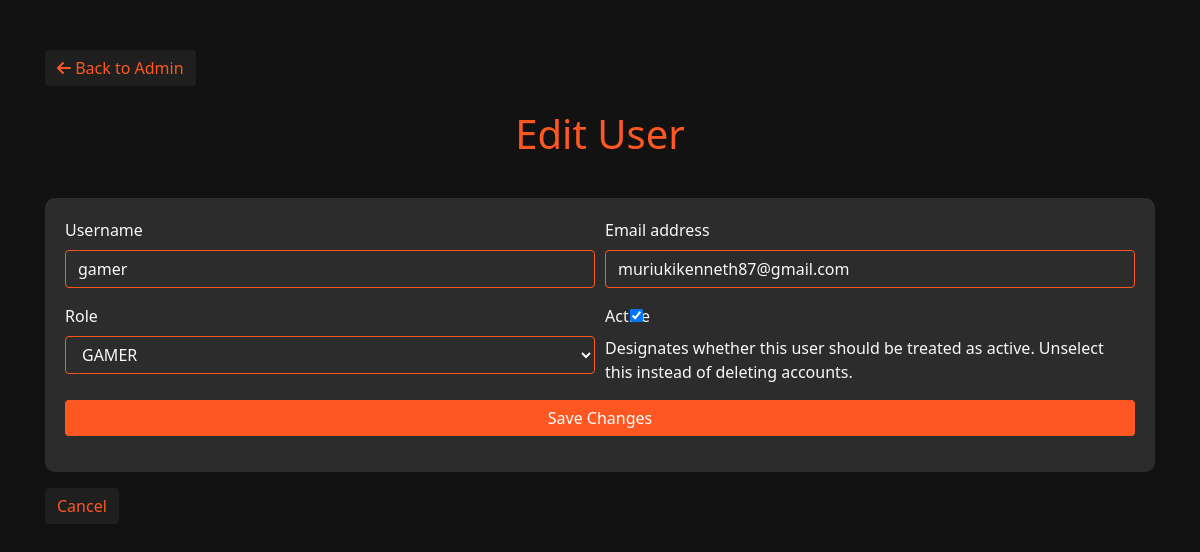
Before: /user/7/edit/ with the older database file.
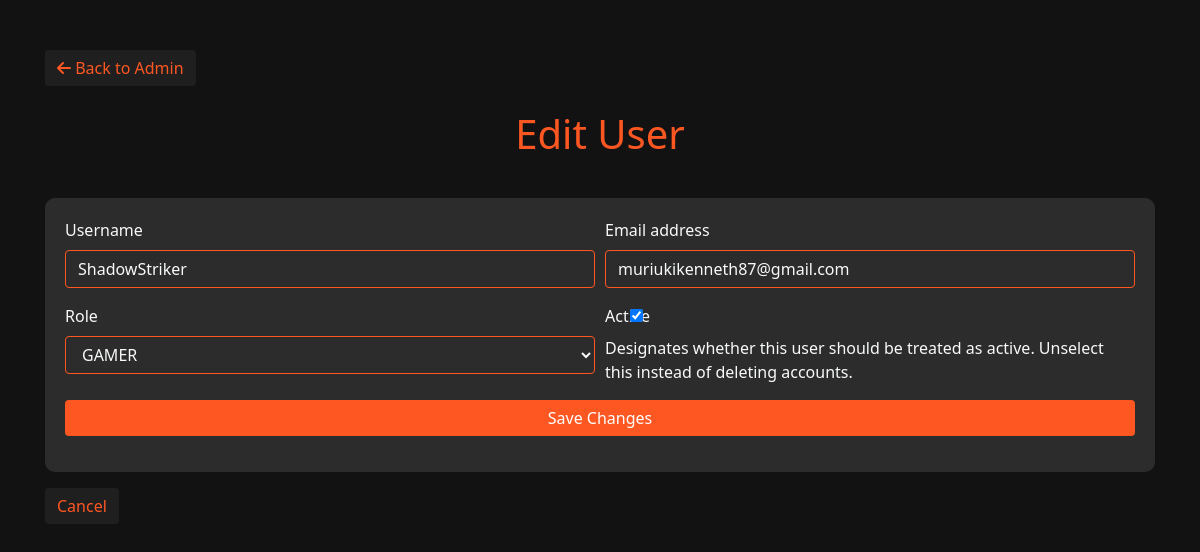
After: the same page with the newer database file.
### users/models.py (models this page shows)
class User(AbstractUser):
    ROLE_CHOICE = (
        ('GAMER', 'GAMER'),
        ('EMPLOYEE', 'EMPLOYEE'),
        ('ADMIN', 'ADMIN'),
    )
    role = models.CharField(max_length=20, choices=ROLE_CHOICE, default='GAMER')

### users/views.py (the view)
# urls.py: path('user/<int:user_id>/edit/', views.user_edit_view, name='user_edit'),
def user_edit_view(request, user_id):
    user = get_object_or_404(User, id=user_id)
    if request.method == 'POST':
        form = UserForm(request.POST, instance=user)
        if form.is_valid():
            form.save()
            return redirect('admin')
    else:
        form = UserForm(instance=user)
    return render(request, 'users/user_edit.html', {'form': form, 'user': user})

### users/forms.py
class UserForm(forms.ModelForm):
    class Meta:
        model = User
        fields = ['username', 'email', 'role', 'is_active']

### templates/users/user_edit.html (shortened to what this page needs)
<!DOCTYPE html>
<html lang="en">
<head>
    {% load widget_tweaks %}
    <link rel="stylesheet" href="https://stackpath.bootstrapcdn.com/bootstrap/4.5.2/css/bootstrap.min.css">
    <link rel="stylesheet" href="https://cdnjs.cloudflare.com/ajax/libs/font-awesome/6.0.0-beta3/css/all.min.css">
    <link rel="stylesheet" href="https://cdnjs.cloudflare.com/ajax/libs/bootstrap-datepicker/1.9.0/css/bootstrap-datepicker.min.css">
</head>
<body>
<div class="container">
    <a href="{% url 'admin' %}" class="btn btn-secondary mb-4">
        <i class="fas fa-arrow-left"></i> Back to Admin
    </a>
    <h1>Edit User</h1>
    <form method="post" style="background-color: #2c2c2c; padding: 20px; border-radius: 10px;">
        <div class="form-row">
            <div class="form-group col-md-6">
                <label for="id_username">Username</label>
                {{ form.username|add_class:"form-control" }}
            </div>
            <div class="form-group col-md-6">
                <label for="id_email">Email address</label>
                {{ form.email|add_class:"form-control" }}
            </div>
        </div>
        <div class="form-row">
            <div class="form-group col-md-6">
                <label for="id_role">Role</label>
                {{ form.role|add_class:"form-control" }}
            </div>
            <div class="form-group col-md-6">
                <label for="id_is_active">Active</label>
                {{ form.is_active|add_class:"form-check-input" }}
                <label class="form-check-label" for="id_is_active">Designates whether this user should be treated as active. Unselect this instead of deleting accounts.</label>
            </div>
        </div>
        <div class="form-group">
            <button type="submit" class="btn btn-primary btn-block">Save Changes</button>
        </div>
    </form>
    <a href="{% url 'admin' %}" class="btn btn-secondary mt-3">Cancel</a>
</div>
</body>
</html>

Changed rows visible on the page:
changed User "muriukikenneth87@gmail.com": username "gamer" → "ShadowStriker"
